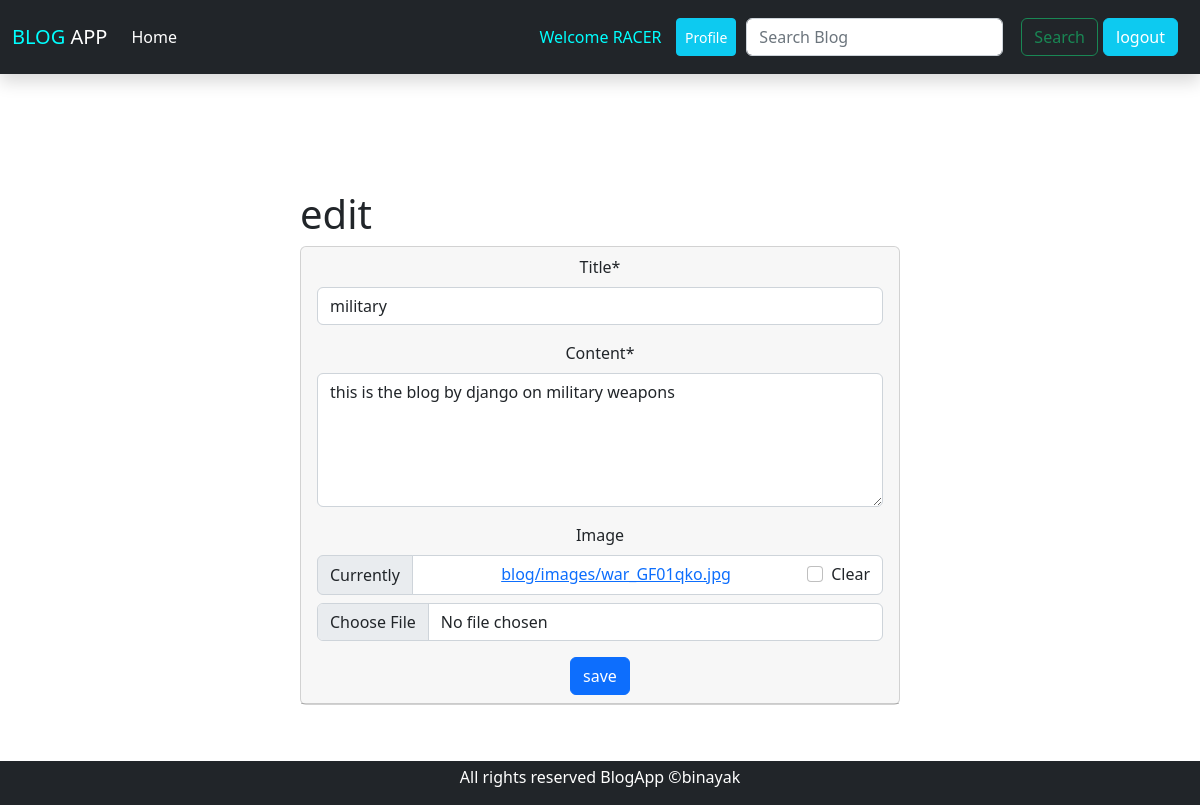
Screenshot of /post_edit/38 (signed in) with the database file from the repository.
### blog/models.py (models this page shows, shortened)
class BlogModel(models.Model):
    title = models.CharField(max_length=1000)
    content = FroalaField()
    author = models.ForeignKey(User, on_delete=models.CASCADE)
    slug = models.SlugField(max_length=1000, null=True, blank=True)
    image = models.ImageField(upload_to='blog/images', null=True, blank=True) # media url paxi blog/images create garxa ra tes vitra store hunxa photos
    created_at = models.DateTimeField(auto_now_add=True)
    class Meta:
        ordering = ('-created_at',) #ordering the latestpost to the first by - reversing

### blog/views.py (the view)
# urls.py: path('post_edit/<int:pk>', views.post_edit, name="blog-post-edit"),
@login_required(login_url = 'blog-post-edit')
def post_edit(request, pk):
    post = BlogModel.objects.get(id=pk)
    if request.method == "POST":
        form = PostUpdateForm(request.POST or None, request.FILES or None, instance=post)#instance=post gare error auxa but yesle form lai retrive garxa vaneko edit thichepaxi tyo title (input field ma tehi aunxa_)
        if form.is_valid():
            form.save()
            return redirect('detail-view', pk=post.id)
    else:
        form = PostUpdateForm(instance=post)
    context ={
        'post':post,
        'form':form,
    }
    return render(request, 'blog/post_edit.html', context)

### blog/forms.py
class PostUpdateForm(forms.ModelForm):
    title =forms.CharField(widget=forms.TextInput(attrs={'placeholder':'Write a title for your Blog'}))
    content = forms.CharField(widget=forms.Textarea(attrs={'rows':5,'placeholder':'Write Your Blog or an Article....'}))
    class Meta:
        model = BlogModel
        fields = ['title', 'content','image']

### blog/templates/blog/post_edit.html (shortened to what this page needs)
{% extends 'blog/base.html' %}
{%load static %}
{% load crispy_forms_tags %}
{% block content %}
<div class="container-fluid mt-3 " style="padding:100px 300px ;">
    <h1>edit</h1>
    <div class="card text-center">
        <div class="card-header">
            <form action="" method="post" enctype="multipart/form-data">
                {{ form|crispy }}
                <input type="submit" class="btn btn-primary btn-block" value="save">
            </form>
        </div>
    </div>
</div>
{% endblock %}

### blog/templates/blog/base.html (shortened to what this page needs)
<!DOCTYPE html>
{% load static %}
<html lang="en">
<head>
  <link rel="stylesheet" href="{% static 'blog/css/style.css' %}">
  <link rel="stylesheet" href="https://cdnjs.cloudflare.com/ajax/libs/font-awesome/6.1.2/css/all.min.css">
  <link href="https://cdn.jsdelivr.net/npm/bootstrap@5.2.0/dist/css/bootstrap.min.css" rel="stylesheet"
>
</head>
<body>
  <nav class="navbar navbar-expand-lg bg-dark shadow ">
    <div class="container-fluid">
      <a class="navbar-brand text-white" href="#"> <span style="color:aqua;">BLOG</span> APP </a>
      <div class="collapse navbar-collapse" id="navbarSupportedContent">
        <ul class="navbar-nav me-auto mb-2 mb-lg-0">
          <li class="nav-item">
            <a class="nav-link active text-white" aria-current="page" href="/">Home</a>
          </li>
        </ul>
        <ul class="navbar-nav me-auto mb-2 mb-lg-0">
          <li class="nav-item" style="margin-left:350px">
            <span style="color:aqua;"> Welcome <span style="text-transform:uppercase;">{{user.username}}</span></span>
          </li>
        </ul>
        <form class="d-flex justify-content-evenly" role="search" style="padding:10px;">
          <div class="" style="display:flex;justify-content:space-evenly;gap:10px;">
            <button class="btn btn-sm btn-info"><a href="{%url 'profile' %}" class="text-white"
                style="text-decoration:none ;">Profile</a></button>
            <input class="form-control me-2" type="search" placeholder="Search Blog" aria-label="Search">
            <div class="" style="display:flex;gap:5px;">
              <button class="btn btn-outline-success" type="submit">Search</button>
              <button class="btn btn-info"><a class="nav-link active text-white  " aria-current="page"
                  href="{% url 'logout-user' %}">logout</a> </button>
            </div>
          </div>
        </form>
      </div>
    </div>
  </nav>
  {% block content%}
  {% endblock %}
  <footer class="bg-dark  mt-5" style=" position: fixed;bottom: 0;width: 100%;">
    <p class="text-center text-white mt-1">All rights reserved BlogApp &#169;binayak</p>
  </footer>
</body>
</html>

### rows the page displays
BlogModel: title "military", content "this is the blog by django on military weapons"

### other values shown
{{ user.username }} "RACER"
